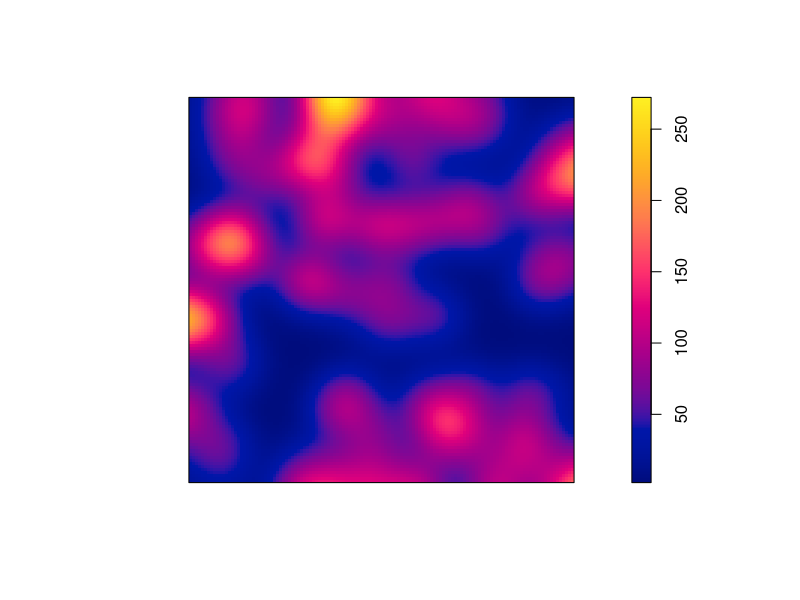
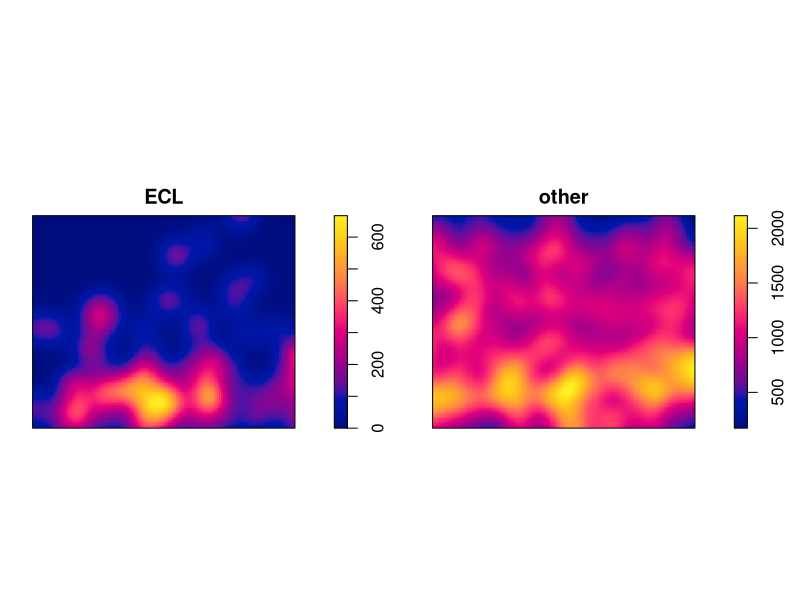
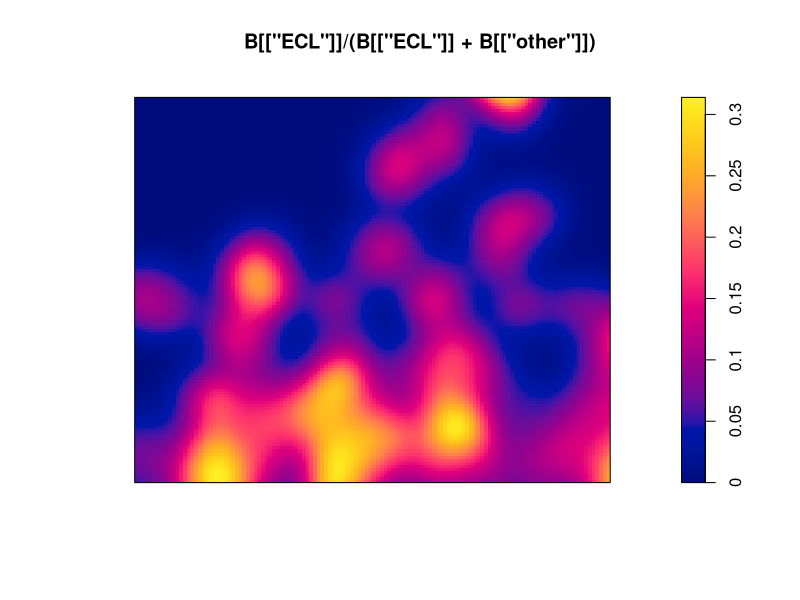
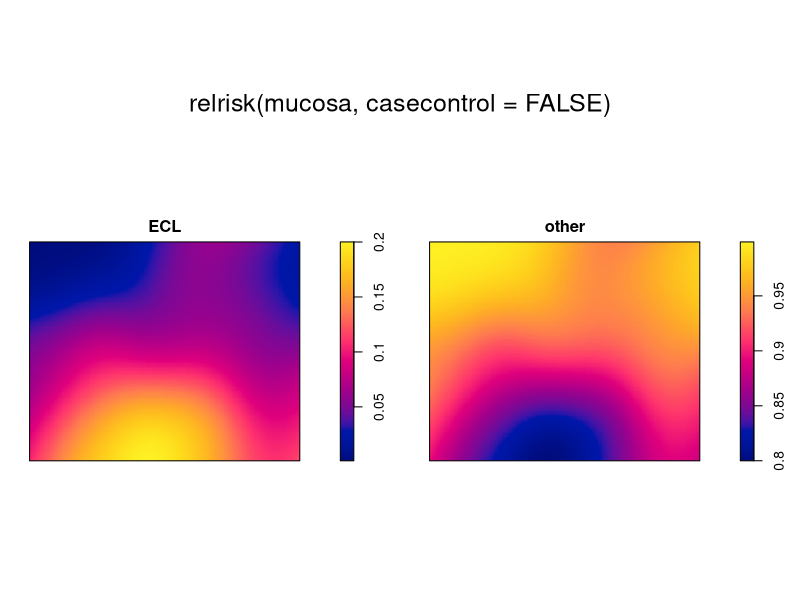
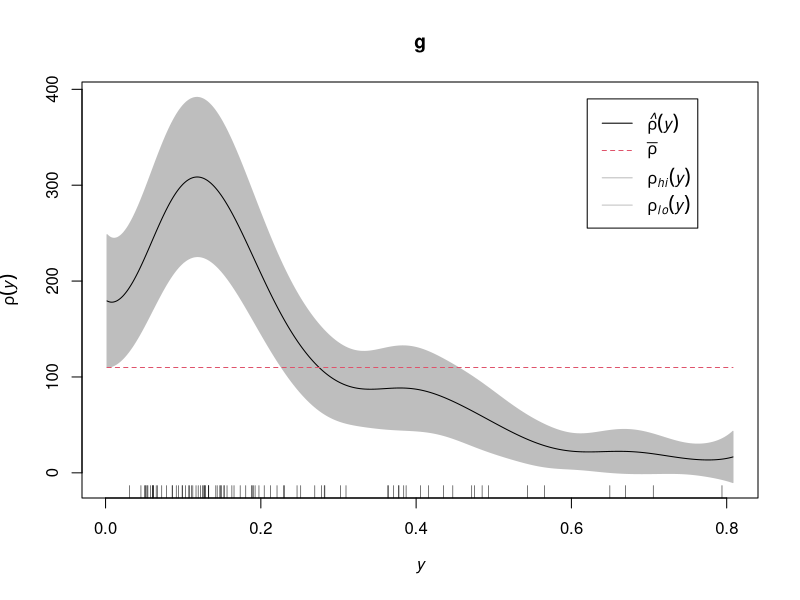
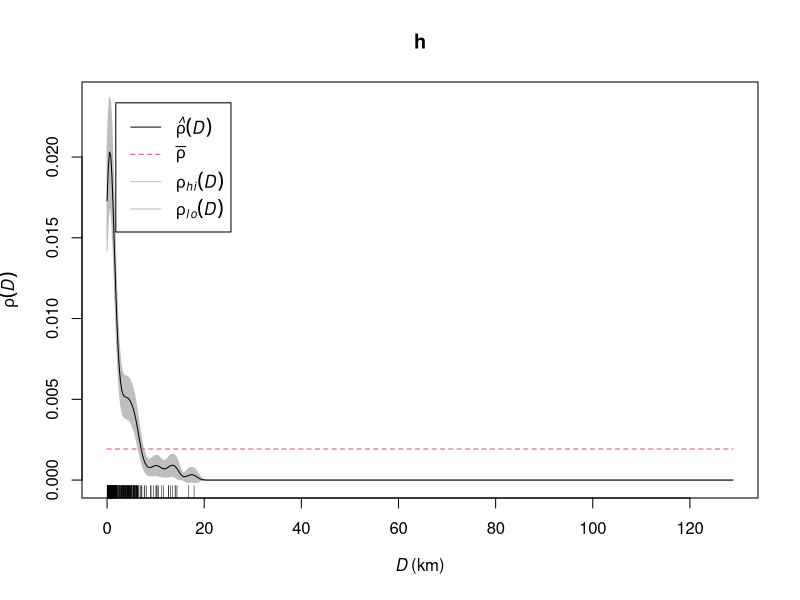
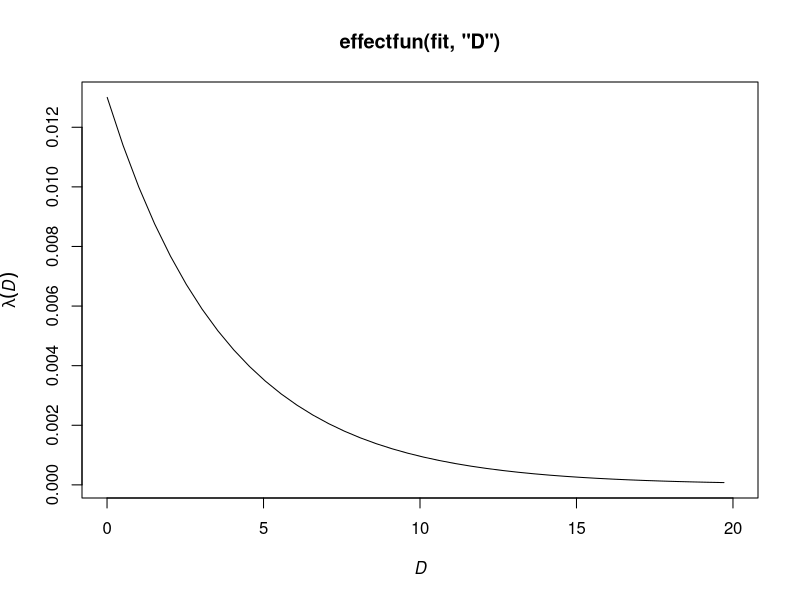
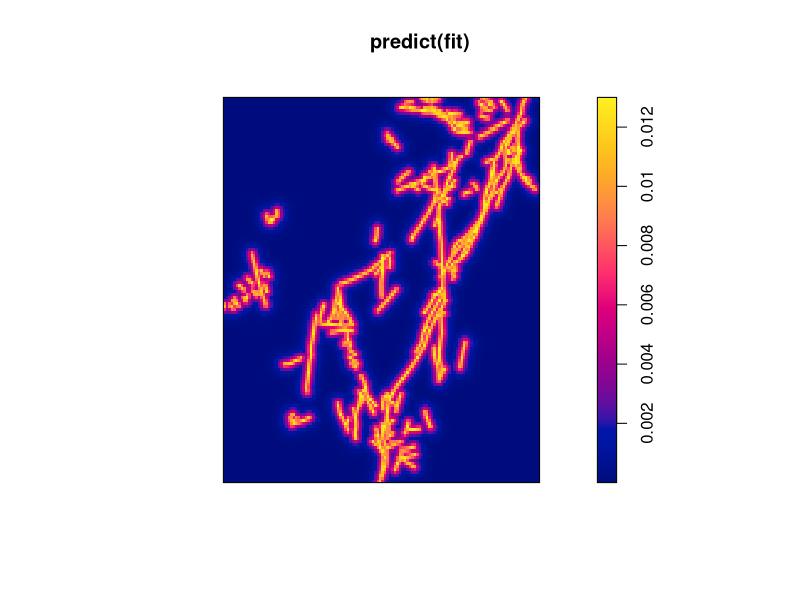

Here is the R script that generated these plots, in order:
## ---- chunk 1
library(spatstat)
X <- japanesepines
A <- quadratcount(X, 3, 3)
Z <- density(X)
Z <- density(X, bw.diggle)
plot(Z, main="")
## ---- chunk 2
M <- split(mucosa)
B <- density(M, bw.diggle)
plot(B, main="")
## ---- chunk 3
plot(B[["ECL"]]/(B[["ECL"]] + B[["other"]]))
## ---- chunk 4
plot(relrisk(mucosa, casecontrol=FALSE))
## ---- chunk 5
E <- split(mucosa)$ECL
g <- rhohat(E, "y")
plot(g)
## ---- chunk 6
X <- murchison$gold
L <- murchison$faults
X <- rescale(X, 1000, "km")
L <- rescale(L, 1000, "km")
D <- distfun(L)
h <- rhohat(X, D)
plot(h)
## ---- chunk 7
fit <- ppm(X ~ D)
coef(fit)
confint(fit)
anova(fit, test="Chi")
plot(effectfun(fit, "D"), xlim=c(0, 20))
plot(predict(fit))
## ---- chunk 8
Jfit <- ppm(japanesepines ~ x + y)
Jfit
confint(Jfit)
Jfit2 <- ppm(japanesepines ~ polynom(x,y,2))
Jfit2
plot(predict(Jfit2))
## ---- chunk 9
anova(Jfit, Jfit2, test="Chi")
## ---- chunk 10
step(Jfit2)
## ---- chunk 11
plot(simulate(Jfit2))
## ---- chunk 12
plot(simulate(Jfit2, nsim=12))
## ---- chunk 13
model0 <- ppm(mucosa ~ marks)
model0
coef(model0)
plot(predict(model0), equal.ribbon=TRUE)
## ---- chunk 14
model1 <- ppm(mucosa ~ marks + y)
model1
coef(model1)
plot(predict(model1))
## ---- chunk 15
model2 <- ppm(mucosa ~ marks * y)
model2
coef(model2)
plot(predict(model2))
## ---- chunk 16
model1xy <- ppm(mucosa ~ marks + x + y)
model1xy
coef(model1xy)
plot(predict(model1xy))
## ---- chunk 17
model2xy <- ppm(mucosa ~ marks * (x + y))
model2xy
coef(model2xy)
plot(predict(model2xy))
## ---- chunk 18
model3 <- ppm(mucosa ~ marks + polynom(x, y, 2))
model3
coef(model3)
plot(predict(model3))
## ---- chunk 19
model4 <- ppm(mucosa ~ marks * polynom(x,y,2))
model4
coef(model4)
plot(predict(model4))
## ---- chunk 20
plot(relrisk(model4, casecontrol=FALSE))
## ---- chunk 21
plot(relrisk(model3, casecontrol=FALSE), equal.ribbon=TRUE)
